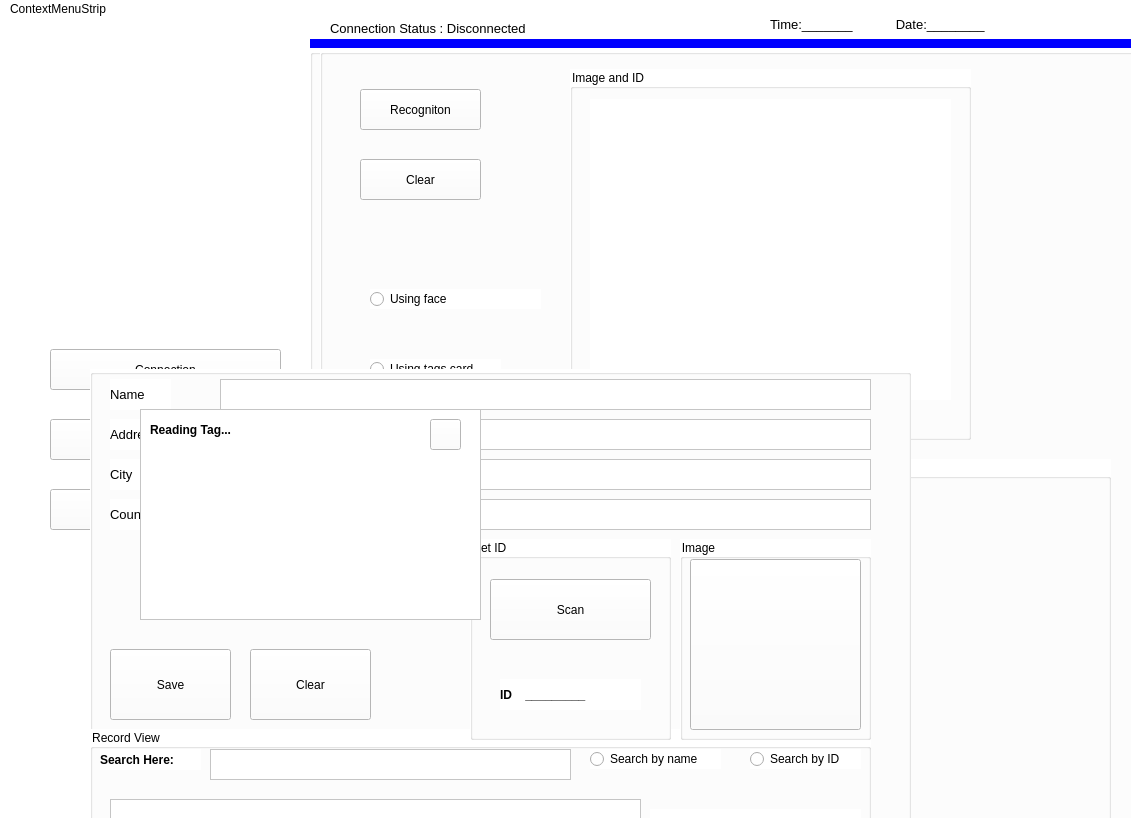
<?xml version="1.0" encoding="UTF-8"?>
<ui version="4.0">
 <class>MainWindow</class>
 <widget class="QMainWindow" name="MainWindow">
  <property name="geometry">
   <rect>
    <x>0</x>
    <y>0</y>
    <width>1138</width>
    <height>840</height>
   </rect>
  </property>
  <property name="windowTitle">
   <string>MainWindow</string>
  </property>
  <property name="styleSheet">
   <string notr="true">background-color: rgb(255, 255, 255);</string>
  </property>
  <widget class="QWidget" name="centralwidget">
   <widget class="QLabel" name="label_5">
    <property name="geometry">
     <rect>
      <x>10</x>
      <y>0</y>
      <width>291</width>
      <height>281</height>
     </rect>
    </property>
    <property name="text">
     <string/>
    </property>
    <property name="pixmap">
     <pixmap>../picture/image_tools/image.jpg</pixmap>
    </property>
    <property name="scaledContents">
     <bool>true</bool>
    </property>
   </widget>
   <widget class="QLabel" name="lb_select">
    <property name="geometry">
     <rect>
      <x>-10</x>
      <y>320</y>
      <width>61</width>
      <height>61</height>
     </rect>
    </property>
    <property name="text">
     <string/>
    </property>
    <property name="pixmap">
     <pixmap>../picture/image_tools/icon_select.jpg</pixmap>
    </property>
    <property name="scaledContents">
     <bool>true</bool>
    </property>
   </widget>
   <widget class="QPushButton" name="btnUserData">
    <property name="geometry">
     <rect>
      <x>50</x>
      <y>400</y>
      <width>231</width>
      <height>41</height>
     </rect>
    </property>
    <property name="font">
     <font>
      <pointsize>9</pointsize>
     </font>
    </property>
    <property name="text">
     <string>Attendance</string>
    </property>
   </widget>
   <widget class="QPushButton" name="btnConnection">
    <property name="geometry">
     <rect>
      <x>50</x>
      <y>330</y>
      <width>231</width>
      <height>41</height>
     </rect>
    </property>
    <property name="font">
     <font>
      <pointsize>9</pointsize>
      <stylestrategy>PreferDefault</stylestrategy>
     </font>
    </property>
    <property name="layoutDirection">
     <enum>Qt::LeftToRight</enum>
    </property>
    <property name="text">
     <string>Connection</string>
    </property>
    <property name="iconSize">
     <size>
      <width>20</width>
      <height>20</height>
     </size>
    </property>
   </widget>
   <widget class="QPushButton" name="btnEditData">
    <property name="geometry">
     <rect>
      <x>50</x>
      <y>470</y>
      <width>231</width>
      <height>41</height>
     </rect>
    </property>
    <property name="font">
     <font>
      <pointsize>9</pointsize>
     </font>
    </property>
    <property name="text">
     <string>Registration / Edit User Data</string>
    </property>
   </widget>
   <widget class="QGroupBox" name="groupBoxConnection">
    <property name="geometry">
     <rect>
      <x>310</x>
      <y>30</y>
      <width>821</width>
      <height>801</height>
     </rect>
    </property>
    <property name="font">
     <font>
      <pointsize>9</pointsize>
     </font>
    </property>
    <property name="styleSheet">
     <string notr="true">background-color: rgb(255, 255, 255);</string>
    </property>
    <property name="title">
     <string/>
    </property>
    <widget class="QComboBox" name="cbxBaudRate">
     <property name="geometry">
      <rect>
       <x>660</x>
       <y>20</y>
       <width>131</width>
       <height>31</height>
      </rect>
     </property>
     <property name="font">
      <font>
       <pointsize>9</pointsize>
      </font>
     </property>
    </widget>
    <widget class="QComboBox" name="cbxScanPort">
     <property name="geometry">
      <rect>
       <x>170</x>
       <y>20</y>
       <width>381</width>
       <height>31</height>
      </rect>
     </property>
     <property name="font">
      <font>
       <pointsize>9</pointsize>
      </font>
     </property>
    </widget>
    <widget class="QLabel" name="lbBaudRate">
     <property name="geometry">
      <rect>
       <x>570</x>
       <y>30</y>
       <width>91</width>
       <height>16</height>
      </rect>
     </property>
     <property name="font">
      <font>
       <pointsize>9</pointsize>
      </font>
     </property>
     <property name="text">
      <string>Baud Rate:</string>
     </property>
    </widget>
    <widget class="QPushButton" name="btnConnect">
     <property name="geometry">
      <rect>
       <x>20</x>
       <y>110</y>
       <width>771</width>
       <height>41</height>
      </rect>
     </property>
     <property name="font">
      <font>
       <pointsize>9</pointsize>
       <stylestrategy>PreferDefault</stylestrategy>
      </font>
     </property>
     <property name="layoutDirection">
      <enum>Qt::LeftToRight</enum>
     </property>
     <property name="text">
      <string>Connect</string>
     </property>
     <property name="iconSize">
      <size>
       <width>20</width>
       <height>20</height>
      </size>
     </property>
    </widget>
    <widget class="QPushButton" name="btnScanPort">
     <property name="geometry">
      <rect>
       <x>10</x>
       <y>20</y>
       <width>151</width>
       <height>31</height>
      </rect>
     </property>
     <property name="font">
      <font>
       <pointsize>9</pointsize>
      </font>
     </property>
     <property name="text">
      <string>Scan Port</string>
     </property>
    </widget>
    <widget class="QGroupBox" name="groupBoxUserData">
     <property name="geometry">
      <rect>
       <x>10</x>
       <y>0</y>
       <width>821</width>
       <height>801</height>
      </rect>
     </property>
     <property name="font">
      <font>
       <pointsize>9</pointsize>
      </font>
     </property>
     <property name="styleSheet">
      <string notr="true">background-color: rgb(255, 255, 255);</string>
     </property>
     <property name="title">
      <string/>
     </property>
     <widget class="QGroupBox" name="groupBoxImg_4">
      <property name="geometry">
       <rect>
        <x>250</x>
        <y>20</y>
        <width>401</width>
        <height>371</height>
       </rect>
      </property>
      <property name="font">
       <font>
        <pointsize>9</pointsize>
       </font>
      </property>
      <property name="title">
       <string>Image and ID</string>
      </property>
      <widget class="QLabel" name="lbIDUserData">
       <property name="geometry">
        <rect>
         <x>80</x>
         <y>330</y>
         <width>181</width>
         <height>31</height>
        </rect>
       </property>
       <property name="font">
        <font>
         <pointsize>10</pointsize>
         <weight>75</weight>
         <bold>true</bold>
        </font>
       </property>
       <property name="text">
        <string>ID :_______________________</string>
       </property>
      </widget>
      <widget class="QLabel" name="lbViewUser">
       <property name="geometry">
        <rect>
         <x>20</x>
         <y>30</y>
         <width>361</width>
         <height>301</height>
        </rect>
       </property>
       <property name="text">
        <string/>
       </property>
      </widget>
     </widget>
     <widget class="QGroupBox" name="groupBoxDetailData_4">
      <property name="geometry">
       <rect>
        <x>50</x>
        <y>410</y>
        <width>741</width>
        <height>371</height>
       </rect>
      </property>
      <property name="font">
       <font>
        <pointsize>9</pointsize>
       </font>
      </property>
      <property name="title">
       <string>Detailed Data</string>
      </property>
      <widget class="QLabel" name="lbName_4">
       <property name="geometry">
        <rect>
         <x>80</x>
         <y>70</y>
         <width>161</width>
         <height>31</height>
        </rect>
       </property>
       <property name="font">
        <font>
         <pointsize>10</pointsize>
         <weight>75</weight>
         <bold>true</bold>
        </font>
       </property>
       <property name="text">
        <string>Name            :</string>
       </property>
      </widget>
      <widget class="QLabel" name="lbDisplayName">
       <property name="geometry">
        <rect>
         <x>270</x>
         <y>70</y>
         <width>181</width>
         <height>31</height>
        </rect>
       </property>
       <property name="font">
        <font>
         <pointsize>10</pointsize>
         <weight>75</weight>
         <bold>true</bold>
        </font>
       </property>
       <property name="text">
        <string>Waiting...</string>
       </property>
      </widget>
      <widget class="QLabel" name="lbDisplayAddress">
       <property name="geometry">
        <rect>
         <x>270</x>
         <y>130</y>
         <width>181</width>
         <height>31</height>
        </rect>
       </property>
       <property name="font">
        <font>
         <pointsize>10</pointsize>
         <weight>75</weight>
         <bold>true</bold>
        </font>
       </property>
       <property name="text">
        <string>Waiting...</string>
       </property>
      </widget>
      <widget class="QLabel" name="lbAddress_4">
       <property name="geometry">
        <rect>
         <x>80</x>
         <y>130</y>
         <width>161</width>
         <height>31</height>
        </rect>
       </property>
       <property name="font">
        <font>
         <pointsize>10</pointsize>
         <weight>75</weight>
         <bold>true</bold>
        </font>
       </property>
       <property name="text">
        <string>Address        :</string>
       </property>
      </widget>
      <widget class="QLabel" name="lbDisplayCity">
       <property name="geometry">
        <rect>
         <x>270</x>
         <y>190</y>
         <width>181</width>
         <height>31</height>
        </rect>
       </property>
       <property name="font">
        <font>
         <pointsize>10</pointsize>
         <weight>75</weight>
         <bold>true</bold>
        </font>
       </property>
       <property name="text">
        <string>Waiting...</string>
       </property>
      </widget>
      <widget class="QLabel" name="lbCity_4">
       <property name="geometry">
        <rect>
         <x>80</x>
         <y>190</y>
         <width>161</width>
         <height>31</height>
        </rect>
       </property>
       <property name="font">
        <font>
         <pointsize>10</pointsize>
         <weight>75</weight>
         <bold>true</bold>
        </font>
       </property>
       <property name="text">
        <string>City               :</string>
       </property>
      </widget>
      <widget class="QLabel" name="lbDisplayCountry">
       <property name="geometry">
        <rect>
         <x>270</x>
         <y>250</y>
         <width>171</width>
         <height>31</height>
        </rect>
       </property>
       <property name="font">
        <font>
         <pointsize>10</pointsize>
         <weight>75</weight>
         <bold>true</bold>
        </font>
       </property>
       <property name="text">
        <string>Waiting...</string>
       </property>
      </widget>
      <widget class="QLabel" name="lbCountry_4">
       <property name="geometry">
        <rect>
         <x>80</x>
         <y>250</y>
         <width>161</width>
         <height>31</height>
        </rect>
       </property>
       <property name="font">
        <font>
         <pointsize>10</pointsize>
         <weight>75</weight>
         <bold>true</bold>
        </font>
       </property>
       <property name="text">
        <string>Country        :</string>
       </property>
      </widget>
     </widget>
     <widget class="QRadioButton" name="radioUsingCard">
      <property name="geometry">
       <rect>
        <x>50</x>
        <y>310</y>
        <width>131</width>
        <height>20</height>
       </rect>
      </property>
      <property name="font">
       <font>
        <pointsize>9</pointsize>
       </font>
      </property>
      <property name="text">
       <string>Using tags card</string>
      </property>
     </widget>
     <widget class="QRadioButton" name="radioUsingFace">
      <property name="geometry">
       <rect>
        <x>50</x>
        <y>240</y>
        <width>171</width>
        <height>20</height>
       </rect>
      </property>
      <property name="font">
       <font>
        <pointsize>9</pointsize>
       </font>
      </property>
      <property name="text">
       <string>Using face</string>
      </property>
     </widget>
     <widget class="QPushButton" name="btnClear">
      <property name="geometry">
       <rect>
        <x>40</x>
        <y>110</y>
        <width>121</width>
        <height>41</height>
       </rect>
      </property>
      <property name="font">
       <font>
        <pointsize>9</pointsize>
        <stylestrategy>PreferDefault</stylestrategy>
       </font>
      </property>
      <property name="layoutDirection">
       <enum>Qt::LeftToRight</enum>
      </property>
      <property name="text">
       <string>Clear</string>
      </property>
      <property name="iconSize">
       <size>
        <width>20</width>
        <height>20</height>
       </size>
      </property>
     </widget>
     <widget class="QPushButton" name="btnFaceRecognition">
      <property name="geometry">
       <rect>
        <x>40</x>
        <y>40</y>
        <width>121</width>
        <height>41</height>
       </rect>
      </property>
      <property name="font">
       <font>
        <pointsize>9</pointsize>
        <stylestrategy>PreferDefault</stylestrategy>
       </font>
      </property>
      <property name="layoutDirection">
       <enum>Qt::LeftToRight</enum>
      </property>
      <property name="text">
       <string>Recogniton</string>
      </property>
      <property name="iconSize">
       <size>
        <width>20</width>
        <height>20</height>
       </size>
      </property>
     </widget>
    </widget>
   </widget>
   <widget class="QLabel" name="lbDateTime">
    <property name="geometry">
     <rect>
      <x>770</x>
      <y>-5</y>
      <width>331</width>
      <height>21</height>
     </rect>
    </property>
    <property name="font">
     <font>
      <pointsize>10</pointsize>
     </font>
    </property>
    <property name="text">
     <string>Time:_______            Date:________</string>
    </property>
   </widget>
   <widget class="QLabel" name="lbConnectImage">
    <property name="geometry">
     <rect>
      <x>590</x>
      <y>0</y>
      <width>20</width>
      <height>20</height>
     </rect>
    </property>
    <property name="text">
     <string/>
    </property>
    <property name="pixmap">
     <pixmap>../picture/image_tools/Disconnect.png</pixmap>
    </property>
    <property name="scaledContents">
     <bool>true</bool>
    </property>
   </widget>
   <widget class="QLabel" name="lbConnectionStatus">
    <property name="geometry">
     <rect>
      <x>330</x>
      <y>-1</y>
      <width>251</width>
      <height>21</height>
     </rect>
    </property>
    <property name="font">
     <font>
      <pointsize>10</pointsize>
     </font>
    </property>
    <property name="text">
     <string>Connection Status : Disconnected</string>
    </property>
   </widget>
   <widget class="QLabel" name="lbBorder">
    <property name="geometry">
     <rect>
      <x>310</x>
      <y>20</y>
      <width>821</width>
      <height>9</height>
     </rect>
    </property>
    <property name="styleSheet">
     <string notr="true">background-color: rgb(0, 0, 255);</string>
    </property>
    <property name="text">
     <string/>
    </property>
   </widget>
   <widget class="QGroupBox" name="groupBoxImageID">
    <property name="geometry">
     <rect>
      <x>90</x>
      <y>350</y>
      <width>821</width>
      <height>801</height>
     </rect>
    </property>
    <property name="font">
     <font>
      <pointsize>9</pointsize>
     </font>
    </property>
    <property name="title">
     <string/>
    </property>
    <widget class="QLabel" name="lb_name_4">
     <property name="geometry">
      <rect>
       <x>20</x>
       <y>10</y>
       <width>61</width>
       <height>31</height>
      </rect>
     </property>
     <property name="font">
      <font>
       <pointsize>10</pointsize>
       <weight>50</weight>
       <bold>false</bold>
      </font>
     </property>
     <property name="text">
      <string>Name</string>
     </property>
    </widget>
    <widget class="QTextEdit" name="textName">
     <property name="geometry">
      <rect>
       <x>130</x>
       <y>10</y>
       <width>651</width>
       <height>31</height>
      </rect>
     </property>
    </widget>
    <widget class="QTextEdit" name="textAddress">
     <property name="geometry">
      <rect>
       <x>130</x>
       <y>50</y>
       <width>651</width>
       <height>31</height>
      </rect>
     </property>
    </widget>
    <widget class="QLabel" name="lb_address_4">
     <property name="geometry">
      <rect>
       <x>20</x>
       <y>50</y>
       <width>81</width>
       <height>31</height>
      </rect>
     </property>
     <property name="font">
      <font>
       <pointsize>10</pointsize>
       <weight>50</weight>
       <bold>false</bold>
      </font>
     </property>
     <property name="text">
      <string>Address</string>
     </property>
    </widget>
    <widget class="QTextEdit" name="textCity">
     <property name="geometry">
      <rect>
       <x>130</x>
       <y>90</y>
       <width>651</width>
       <height>31</height>
      </rect>
     </property>
    </widget>
    <widget class="QLabel" name="lb_city_4">
     <property name="geometry">
      <rect>
       <x>20</x>
       <y>90</y>
       <width>61</width>
       <height>31</height>
      </rect>
     </property>
     <property name="font">
      <font>
       <pointsize>10</pointsize>
       <weight>50</weight>
       <bold>false</bold>
      </font>
     </property>
     <property name="text">
      <string>City</string>
     </property>
    </widget>
    <widget class="QTextEdit" name="textCountry">
     <property name="geometry">
      <rect>
       <x>130</x>
       <y>130</y>
       <width>651</width>
       <height>31</height>
      </rect>
     </property>
    </widget>
    <widget class="QLabel" name="lb_country_4">
     <property name="geometry">
      <rect>
       <x>20</x>
       <y>130</y>
       <width>61</width>
       <height>31</height>
      </rect>
     </property>
     <property name="font">
      <font>
       <pointsize>10</pointsize>
       <weight>50</weight>
       <bold>false</bold>
      </font>
     </property>
     <property name="text">
      <string>Country</string>
     </property>
    </widget>
    <widget class="QGroupBox" name="groupBoxRecordViewRecord_4">
     <property name="geometry">
      <rect>
       <x>0</x>
       <y>360</y>
       <width>781</width>
       <height>391</height>
      </rect>
     </property>
     <property name="font">
      <font>
       <pointsize>9</pointsize>
      </font>
     </property>
     <property name="title">
      <string>Record View</string>
     </property>
     <widget class="QLabel" name="lb_search_7">
      <property name="geometry">
       <rect>
        <x>10</x>
        <y>20</y>
        <width>101</width>
        <height>21</height>
       </rect>
      </property>
      <property name="font">
       <font>
        <pointsize>9</pointsize>
        <weight>75</weight>
        <bold>true</bold>
       </font>
      </property>
      <property name="text">
       <string>Search Here:</string>
      </property>
     </widget>
     <widget class="QTextEdit" name="textSearch_4">
      <property name="geometry">
       <rect>
        <x>120</x>
        <y>20</y>
        <width>361</width>
        <height>31</height>
       </rect>
      </property>
     </widget>
     <widget class="QRadioButton" name="radioSearchName">
      <property name="geometry">
       <rect>
        <x>500</x>
        <y>20</y>
        <width>131</width>
        <height>20</height>
       </rect>
      </property>
      <property name="font">
       <font>
        <pointsize>9</pointsize>
       </font>
      </property>
      <property name="text">
       <string>Search by name</string>
      </property>
     </widget>
     <widget class="QRadioButton" name="radioSearchID">
      <property name="geometry">
       <rect>
        <x>660</x>
        <y>20</y>
        <width>111</width>
        <height>20</height>
       </rect>
      </property>
      <property name="font">
       <font>
        <pointsize>9</pointsize>
       </font>
      </property>
      <property name="text">
       <string>Search by ID</string>
      </property>
     </widget>
     <widget class="QTableWidget" name="tableWidget">
      <property name="geometry">
       <rect>
        <x>20</x>
        <y>70</y>
        <width>531</width>
        <height>301</height>
       </rect>
      </property>
     </widget>
     <widget class="QLabel" name="lbViewRegister">
      <property name="geometry">
       <rect>
        <x>560</x>
        <y>80</y>
        <width>211</width>
        <height>221</height>
       </rect>
      </property>
      <property name="text">
       <string/>
      </property>
     </widget>
    </widget>
    <widget class="QPushButton" name="btnSaveDataUser">
     <property name="geometry">
      <rect>
       <x>20</x>
       <y>280</y>
       <width>121</width>
       <height>71</height>
      </rect>
     </property>
     <property name="font">
      <font>
       <stylestrategy>PreferDefault</stylestrategy>
      </font>
     </property>
     <property name="layoutDirection">
      <enum>Qt::LeftToRight</enum>
     </property>
     <property name="text">
      <string>Save</string>
     </property>
     <property name="iconSize">
      <size>
       <width>20</width>
       <height>20</height>
      </size>
     </property>
    </widget>
    <widget class="QPushButton" name="btnClearDataInput">
     <property name="geometry">
      <rect>
       <x>160</x>
       <y>280</y>
       <width>121</width>
       <height>71</height>
      </rect>
     </property>
     <property name="font">
      <font>
       <stylestrategy>PreferDefault</stylestrategy>
      </font>
     </property>
     <property name="layoutDirection">
      <enum>Qt::LeftToRight</enum>
     </property>
     <property name="text">
      <string>Clear</string>
     </property>
     <property name="iconSize">
      <size>
       <width>20</width>
       <height>20</height>
      </size>
     </property>
    </widget>
    <widget class="QGroupBox" name="groupBoxGetID_4">
     <property name="geometry">
      <rect>
       <x>380</x>
       <y>170</y>
       <width>201</width>
       <height>201</height>
      </rect>
     </property>
     <property name="font">
      <font>
       <pointsize>9</pointsize>
      </font>
     </property>
     <property name="title">
      <string>Get ID</string>
     </property>
     <widget class="QPushButton" name="btnScanRegister">
      <property name="geometry">
       <rect>
        <x>20</x>
        <y>40</y>
        <width>161</width>
        <height>61</height>
       </rect>
      </property>
      <property name="font">
       <font>
        <stylestrategy>PreferDefault</stylestrategy>
       </font>
      </property>
      <property name="layoutDirection">
       <enum>Qt::LeftToRight</enum>
      </property>
      <property name="text">
       <string>Scan</string>
      </property>
      <property name="iconSize">
       <size>
        <width>20</width>
        <height>20</height>
       </size>
      </property>
     </widget>
     <widget class="QLabel" name="lbID">
      <property name="geometry">
       <rect>
        <x>30</x>
        <y>140</y>
        <width>141</width>
        <height>31</height>
       </rect>
      </property>
      <property name="font">
       <font>
        <pointsize>9</pointsize>
        <weight>75</weight>
        <bold>true</bold>
       </font>
      </property>
      <property name="text">
       <string>ID    _________</string>
      </property>
     </widget>
    </widget>
    <widget class="QGroupBox" name="groupBoxImage_4">
     <property name="geometry">
      <rect>
       <x>590</x>
       <y>170</y>
       <width>191</width>
       <height>201</height>
      </rect>
     </property>
     <property name="font">
      <font>
       <pointsize>9</pointsize>
      </font>
     </property>
     <property name="title">
      <string>Image</string>
     </property>
     <widget class="QPushButton" name="btnBrowseImage">
      <property name="geometry">
       <rect>
        <x>10</x>
        <y>20</y>
        <width>171</width>
        <height>171</height>
       </rect>
      </property>
      <property name="font">
       <font>
        <stylestrategy>PreferDefault</stylestrategy>
       </font>
      </property>
      <property name="layoutDirection">
       <enum>Qt::LeftToRight</enum>
      </property>
      <property name="text">
       <string/>
      </property>
      <property name="icon">
       <iconset>
        <normaloff>../picture/image_tools/Click_to_browse.png</normaloff>../picture/image_tools/Click_to_browse.png</iconset>
      </property>
      <property name="iconSize">
       <size>
        <width>200</width>
        <height>200</height>
       </size>
      </property>
     </widget>
    </widget>
    <widget class="QLabel" name="label_4">
     <property name="geometry">
      <rect>
       <x>50</x>
       <y>210</y>
       <width>55</width>
       <height>16</height>
      </rect>
     </property>
     <property name="text">
      <string/>
     </property>
     <property name="pixmap">
      <pixmap>../picture/iconfinder_Computer__Computer_Hardware_USB_Port_Connection_4064143.png</pixmap>
     </property>
    </widget>
    <widget class="QGraphicsView" name="grapViewImgReadingTag">
     <property name="geometry">
      <rect>
       <x>50</x>
       <y>40</y>
       <width>341</width>
       <height>211</height>
      </rect>
     </property>
    </widget>
    <widget class="QPushButton" name="btnCloseTag">
     <property name="geometry">
      <rect>
       <x>340</x>
       <y>50</y>
       <width>31</width>
       <height>31</height>
      </rect>
     </property>
     <property name="font">
      <font>
       <stylestrategy>PreferDefault</stylestrategy>
      </font>
     </property>
     <property name="layoutDirection">
      <enum>Qt::LeftToRight</enum>
     </property>
     <property name="text">
      <string/>
     </property>
     <property name="icon">
      <iconset>
       <normaloff>../picture/image_tools/iconfinder_Button_Close-01_1221894.png</normaloff>../picture/image_tools/iconfinder_Button_Close-01_1221894.png</iconset>
     </property>
     <property name="iconSize">
      <size>
       <width>20</width>
       <height>20</height>
      </size>
     </property>
    </widget>
    <widget class="QLabel" name="lb_country_5">
     <property name="geometry">
      <rect>
       <x>530</x>
       <y>770</y>
       <width>61</width>
       <height>31</height>
      </rect>
     </property>
     <property name="font">
      <font>
       <pointsize>10</pointsize>
       <weight>50</weight>
       <bold>false</bold>
      </font>
     </property>
     <property name="text">
      <string>Country</string>
     </property>
    </widget>
    <widget class="QLabel" name="lbReadingTag">
     <property name="geometry">
      <rect>
       <x>60</x>
       <y>50</y>
       <width>111</width>
       <height>21</height>
      </rect>
     </property>
     <property name="font">
      <font>
       <pointsize>9</pointsize>
       <weight>75</weight>
       <bold>true</bold>
      </font>
     </property>
     <property name="text">
      <string>Reading Tag...</string>
     </property>
    </widget>
    <widget class="QLabel" name="lbLoading">
     <property name="geometry">
      <rect>
       <x>170</x>
       <y>110</y>
       <width>101</width>
       <height>81</height>
      </rect>
     </property>
     <property name="font">
      <font>
       <pointsize>10</pointsize>
       <weight>50</weight>
       <bold>false</bold>
      </font>
     </property>
     <property name="text">
      <string/>
     </property>
     <property name="pixmap">
      <pixmap>../picture/image_tools/805.gif</pixmap>
     </property>
     <property name="scaledContents">
      <bool>true</bool>
     </property>
    </widget>
   </widget>
  </widget>
  <widget class="QMenuBar" name="menubar">
   <property name="geometry">
    <rect>
     <x>0</x>
     <y>0</y>
     <width>1138</width>
     <height>26</height>
    </rect>
   </property>
   <widget class="QMenu" name="menuDelete">
    <property name="title">
     <string>ContextMenuStrip</string>
    </property>
    <addaction name="separator"/>
    <addaction name="actionDelete"/>
    <addaction name="actionSelect_All"/>
    <addaction name="actionClear_Selection"/>
    <addaction name="actionRefresh"/>
   </widget>
   <addaction name="menuDelete"/>
  </widget>
  <widget class="QStatusBar" name="statusbar"/>
  <action name="actionDelete">
   <property name="text">
    <string>Delete</string>
   </property>
   <property name="shortcutVisibleInContextMenu">
    <bool>false</bool>
   </property>
  </action>
  <action name="actionSelect_All">
   <property name="text">
    <string>Select All</string>
   </property>
  </action>
  <action name="actionClear_Selection">
   <property name="text">
    <string>Clear Selection</string>
   </property>
  </action>
  <action name="actionRefresh">
   <property name="text">
    <string>Refresh</string>
   </property>
  </action>
 </widget>
 <resources/>
 <connections/>
</ui>
